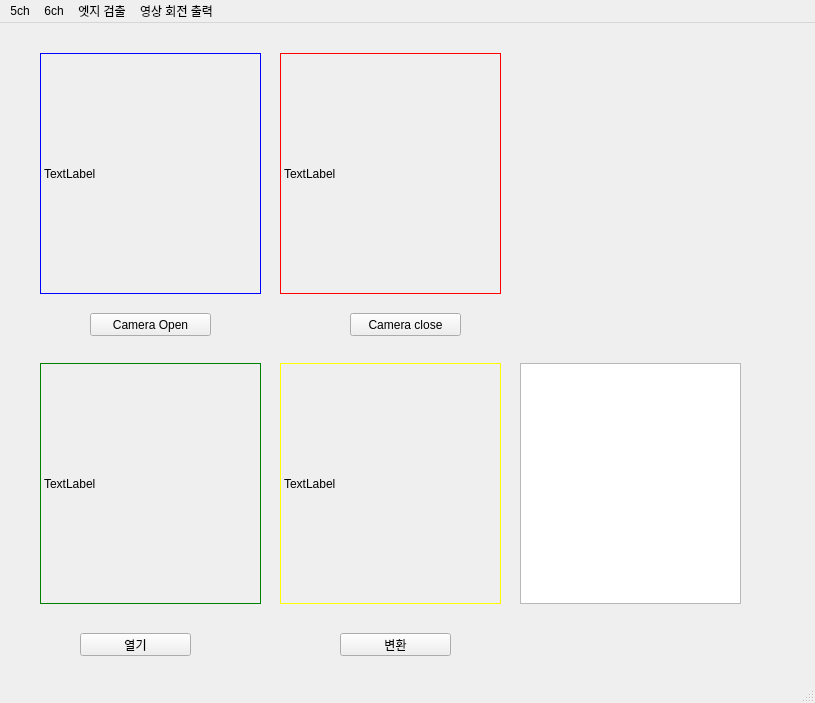
<?xml version="1.0" encoding="UTF-8"?>
<ui version="4.0">
 <class>MainWindow</class>
 <widget class="QMainWindow" name="MainWindow">
  <property name="geometry">
   <rect>
    <x>0</x>
    <y>0</y>
    <width>815</width>
    <height>703</height>
   </rect>
  </property>
  <property name="windowTitle">
   <string>MainWindow</string>
  </property>
  <widget class="QWidget" name="centralwidget">
   <widget class="QStackedWidget" name="stackedWidget">
    <property name="geometry">
     <rect>
      <x>10</x>
      <y>20</y>
      <width>801</width>
      <height>631</height>
     </rect>
    </property>
    <property name="currentIndex">
     <number>0</number>
    </property>
    <widget class="QWidget" name="page">
     <widget class="QLabel" name="graychange">
      <property name="geometry">
       <rect>
        <x>270</x>
        <y>320</y>
        <width>221</width>
        <height>241</height>
       </rect>
      </property>
      <property name="styleSheet">
       <string notr="true">border:1px solid yellow</string>
      </property>
      <property name="text">
       <string>TextLabel</string>
      </property>
     </widget>
     <widget class="QLabel" name="originvideo_2">
      <property name="geometry">
       <rect>
        <x>270</x>
        <y>10</y>
        <width>221</width>
        <height>241</height>
       </rect>
      </property>
      <property name="styleSheet">
       <string notr="true">border:1px solid red</string>
      </property>
      <property name="text">
       <string>TextLabel</string>
      </property>
     </widget>
     <widget class="QPushButton" name="pushbutton">
      <property name="geometry">
       <rect>
        <x>80</x>
        <y>270</y>
        <width>121</width>
        <height>23</height>
       </rect>
      </property>
      <property name="text">
       <string>Camera Open</string>
      </property>
     </widget>
     <widget class="QGraphicsView" name="graphicsView">
      <property name="geometry">
       <rect>
        <x>510</x>
        <y>320</y>
        <width>221</width>
        <height>241</height>
       </rect>
      </property>
     </widget>
     <widget class="QPushButton" name="pushbutton2">
      <property name="geometry">
       <rect>
        <x>340</x>
        <y>270</y>
        <width>111</width>
        <height>23</height>
       </rect>
      </property>
      <property name="text">
       <string>Camera close</string>
      </property>
     </widget>
     <widget class="QLabel" name="originvideo">
      <property name="geometry">
       <rect>
        <x>30</x>
        <y>10</y>
        <width>221</width>
        <height>241</height>
       </rect>
      </property>
      <property name="styleSheet">
       <string notr="true">border:1px solid blue</string>
      </property>
      <property name="text">
       <string>TextLabel</string>
      </property>
     </widget>
     <widget class="QWidget" name="verticalLayoutWidget">
      <property name="geometry">
       <rect>
        <x>510</x>
        <y>10</y>
        <width>221</width>
        <height>241</height>
       </rect>
      </property>
      <layout class="QVBoxLayout" name="vbox"/>
     </widget>
     <widget class="QLabel" name="imageshow">
      <property name="geometry">
       <rect>
        <x>30</x>
        <y>320</y>
        <width>221</width>
        <height>241</height>
       </rect>
      </property>
      <property name="styleSheet">
       <string notr="true">border:1px solid green</string>
      </property>
      <property name="text">
       <string>TextLabel</string>
      </property>
     </widget>
     <widget class="QPushButton" name="imageopen">
      <property name="geometry">
       <rect>
        <x>70</x>
        <y>590</y>
        <width>111</width>
        <height>23</height>
       </rect>
      </property>
      <property name="text">
       <string>열기</string>
      </property>
     </widget>
     <widget class="QPushButton" name="graychangebtn">
      <property name="geometry">
       <rect>
        <x>330</x>
        <y>590</y>
        <width>111</width>
        <height>23</height>
       </rect>
      </property>
      <property name="text">
       <string>변환</string>
      </property>
     </widget>
    </widget>
    <widget class="QWidget" name="page_5"/>
    <widget class="QWidget" name="page_6"/>
    <widget class="QWidget" name="page_2"/>
    <widget class="QWidget" name="page_3"/>
    <widget class="QWidget" name="page_4"/>
   </widget>
  </widget>
  <widget class="QMenuBar" name="menubar">
   <property name="geometry">
    <rect>
     <x>0</x>
     <y>0</y>
     <width>815</width>
     <height>27</height>
    </rect>
   </property>
   <widget class="QMenu" name="menu5_ch">
    <property name="title">
     <string>5ch</string>
    </property>
    <addaction name="action5_1"/>
    <addaction name="action_main"/>
    <addaction name="action_SSSS"/>
    <addaction name="action_RGB"/>
    <addaction name="action_BW"/>
    <addaction name="action_color"/>
   </widget>
   <widget class="QMenu" name="menu6ch">
    <property name="title">
     <string>6ch</string>
    </property>
    <addaction name="action_cameraYD"/>
   </widget>
   <widget class="QMenu" name="menu">
    <property name="title">
     <string>엣지 검출</string>
    </property>
    <addaction name="action_Edge"/>
    <addaction name="action_edgeSW"/>
   </widget>
   <widget class="QMenu" name="menu_2">
    <property name="title">
     <string>영상 회전 출력</string>
    </property>
    <addaction name="action_rotation"/>
   </widget>
   <addaction name="menu5_ch"/>
   <addaction name="menu6ch"/>
   <addaction name="menu"/>
   <addaction name="menu_2"/>
  </widget>
  <widget class="QStatusBar" name="statusbar"/>
  <action name="action5_1">
   <property name="text">
    <string>5-1</string>
   </property>
  </action>
  <action name="action_main">
   <property name="text">
    <string>메인으로</string>
   </property>
  </action>
  <action name="action_SSSS">
   <property name="text">
    <string>5-2 회전</string>
   </property>
  </action>
  <action name="action_RGB">
   <property name="text">
    <string>원본 + RGB 분리</string>
   </property>
  </action>
  <action name="action_BW">
   <property name="text">
    <string>흑백 명암</string>
   </property>
  </action>
  <action name="action_color">
   <property name="text">
    <string>기타컬러공간</string>
   </property>
  </action>
  <action name="action_cameraYD">
   <property name="text">
    <string>카메라 연동</string>
   </property>
  </action>
  <action name="action_Edge">
   <property name="text">
    <string>엣지 영상 처리</string>
   </property>
  </action>
  <action name="action_edgeSW">
   <property name="text">
    <string>edgeSW</string>
   </property>
  </action>
  <action name="action_rotation">
   <property name="text">
    <string>회전을 시켜보자</string>
   </property>
  </action>
 </widget>
 <resources/>
 <connections>
  <connection>
   <sender>pushbutton</sender>
   <signal>clicked()</signal>
   <receiver>MainWindow</receiver>
   <slot>Camera_Open()</slot>
   <hints>
    <hint type="sourcelabel">
     <x>150</x>
     <y>328</y>
    </hint>
    <hint type="destinationlabel">
     <x>408</x>
     <y>351</y>
    </hint>
   </hints>
  </connection>
  <connection>
   <sender>pushbutton2</sender>
   <signal>clicked()</signal>
   <receiver>MainWindow</receiver>
   <slot>Camera_close()</slot>
   <hints>
    <hint type="sourcelabel">
     <x>405</x>
     <y>328</y>
    </hint>
    <hint type="destinationlabel">
     <x>408</x>
     <y>351</y>
    </hint>
   </hints>
  </connection>
  <connection>
   <sender>imageopen</sender>
   <signal>clicked()</signal>
   <receiver>MainWindow</receiver>
   <slot>display_image()</slot>
   <hints>
    <hint type="sourcelabel">
     <x>135</x>
     <y>648</y>
    </hint>
    <hint type="destinationlabel">
     <x>408</x>
     <y>351</y>
    </hint>
   </hints>
  </connection>
  <connection>
   <sender>graychangebtn</sender>
   <signal>clicked()</signal>
   <receiver>MainWindow</receiver>
   <slot>convert_to_gray()</slot>
   <hints>
    <hint type="sourcelabel">
     <x>395</x>
     <y>648</y>
    </hint>
    <hint type="destinationlabel">
     <x>408</x>
     <y>351</y>
    </hint>
   </hints>
  </connection>
 </connections>
 <slots>
  <slot>Camera_Open()</slot>
  <slot>Camera_close()</slot>
  <slot>display_image()</slot>
  <slot>convert_to_gray()</slot>
 </slots>
</ui>
